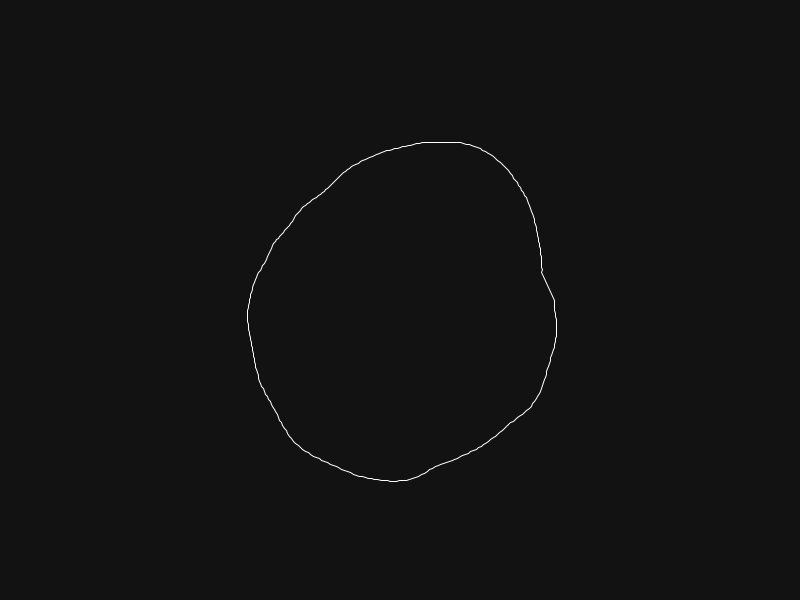
Frame 1 (no input)
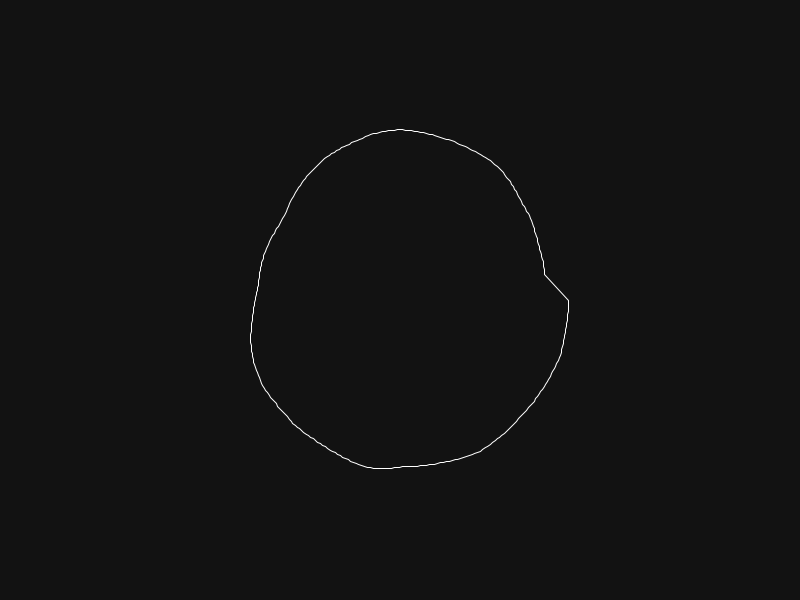
Frame 60 (the mouse pressed at the canvas centre just before this capture)
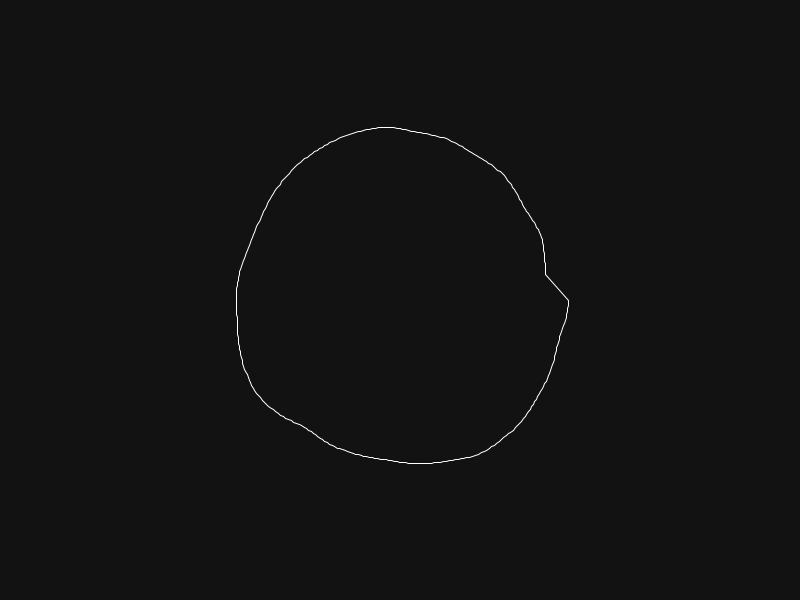
Frame 120 (the mouse held since frame 60 and released just before this capture)

The Processing sketch that drew these frames (run headless with seeded random() and noise(); from frame 60 on, the mouse is pressed at the canvas centre):

// Processing sketch: blobby_28_04_22
// ── blobby_28_04_22.pde
float radius = 100;
float yoffset = 1000;
void setup(){
  size(800, 600);
}

void draw(){
  background(#121212);
  stroke(255);
  noFill();
  pushMatrix();
  translate(width/2, height/2);
  beginShape();
  float xoffset = 0;
  for(int i = 0; i <= 350; i++){
    float offset = noise(xoffset,yoffset);
    float mapped = map(offset, 0, 1, 100, 200);
    float x = mapped * cos(radians(i));
    float y = mapped * sin(radians(i));
    
    vertex(x, y);
    xoffset += 0.01;
  }
  
  endShape(CLOSE);
  popMatrix();
  
  yoffset += 0.01;
  
}
